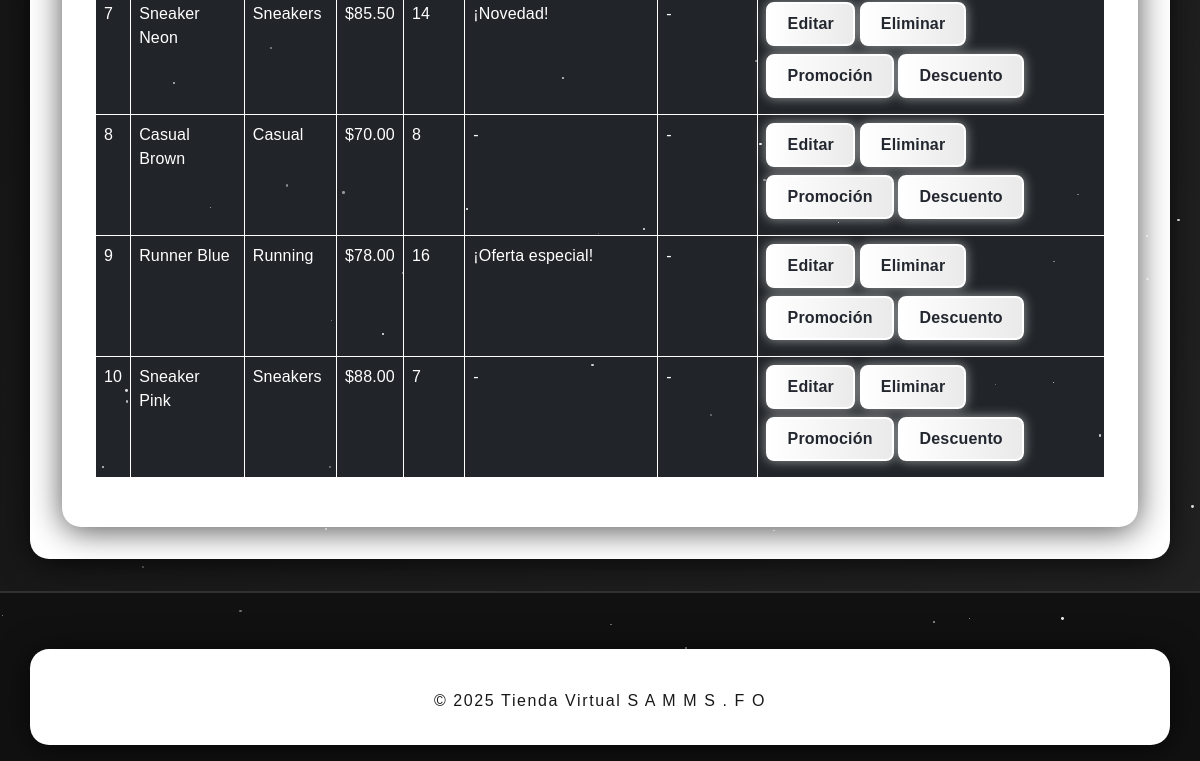
Page /admin/products (signed in, lower part) on the earlier database version.
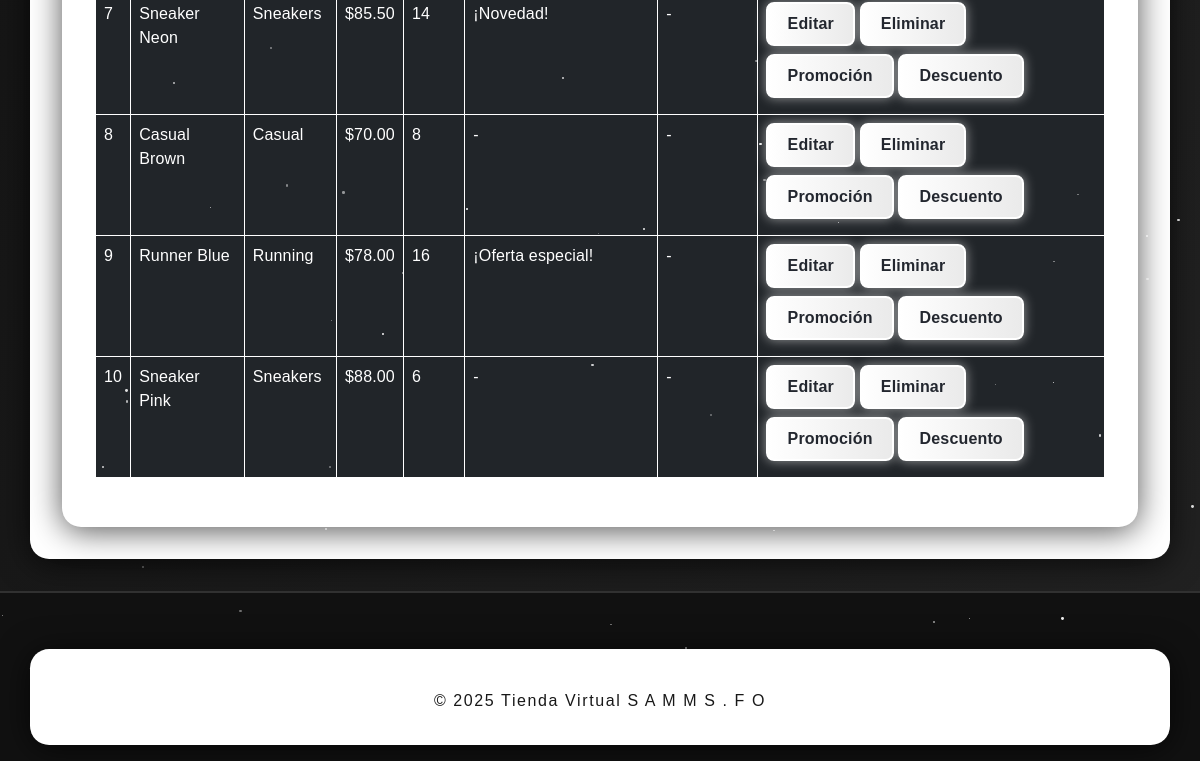
Same page on the later database version.
### app/models/products.py (models this page shows, shortened)
class Product(db.Model):
    __tablename__ = 'products'
    id = db.Column(db.Integer, primary_key=True)
    name = db.Column(db.String(100), nullable=False)
    description = db.Column(db.Text)
    price = db.Column(db.Float, nullable=False)
    stock = db.Column(db.Integer, default=0)
    image = db.Column(db.String(255))  # Nombre del archivo de imagen
    size = db.Column(db.String(20))
    color = db.Column(db.String(30))
    category_id = db.Column(db.Integer, db.ForeignKey('categories.id'), nullable=False)
    created_at = db.Column(db.DateTime, server_default=db.func.now())
    updated_at = db.Column(db.DateTime, server_default=db.func.now(), onupdate=db.func.now())
    promo = db.Column(db.String(255))  # Texto de promoción, si aplica
    destacado = db.Column(db.Boolean, default=False)  # Si es producto destacado

class Category(db.Model):
    __tablename__ = 'categories'
    id = db.Column(db.Integer, primary_key=True)
    name = db.Column(db.String(50), unique=True, nullable=False)
    description = db.Column(db.String(255))
    products = db.relationship('Product', backref='category', lazy=True)

### app/routes/admin.py (the view)
@admin_bp.route('/products')
@login_required
@admin_required
def products():
    page = request.args.get('page', 1, type=int)
    products = Product.query.paginate(page=page, per_page=20, error_out=False)
    return render_template('admin/products.html', products=products)

### app/routes/admin.py (called while the page is built)
def admin_required(f):
    @wraps(f)
    def decorated_function(*args, **kwargs):
        if not current_user.is_authenticated or current_user.role != UserRole.ADMIN:
            flash('Acceso denegado: solo administradores.', 'danger')
            return redirect(url_for('auth.login'))
        return f(*args, **kwargs)
    return decorated_function

### app/templates/admin/products.html (shortened to what this page needs)
{% extends 'base.html' %}
{% block content %}
<div class="container mt-4">
  <table class="table table-bordered table-dark table-hover">
    <tbody>
      {% for product in products %}
      <tr>
        <td>{{ product.id }}</td>
        <td>{{ product.name }}</td>
        <td>{{ product.category.name }}</td>
        <td>${{ '%.2f'|format(product.price) }}</td>
        <td>{{ product.stock }}</td>
        <td>{{ product.promo or '-' }}</td>
        <td>
          {% if product.discount %}
            <span class="badge badge-glow-white">{{ product.discount }}%</span>
          {% else %}-{% endif %}
        </td>
        <td>
          <a href="{{ url_for('admin.edit_product', product_id=product.id) }}" class="btn btn-primary btn-sm">Editar</a>
          <a href="{{ url_for('admin.delete_product', product_id=product.id) }}" class="btn btn-danger btn-sm" onclick="return confirm('¿Seguro que deseas eliminar este producto?');">Eliminar</a>
          <a href="{{ url_for('admin.add_promo', product_id=product.id) }}" class="btn btn-warning btn-sm">Promoción</a>
          <a href="{{ url_for('admin.add_discount', product_id=product.id) }}" class="btn btn-info btn-sm">Descuento</a>
        </td>
      </tr>
      {% endfor %}
    </tbody>
  </table>
</div>
{% endblock %}

### app/templates/base.html (shortened to what this page needs)
<!DOCTYPE html>
<html lang="es">
<head>
    <link rel="stylesheet" href="https://cdn.jsdelivr.net/npm/bootstrap@5.3.0/dist/css/bootstrap.min.css">
    <link rel="stylesheet" href="{{ url_for('static', filename='star-bg.css') }}">
</head>
<body role="main" tabindex="0">
<div class="container mt-4">
    {% block content %}{% endblock %}
</div>
<footer class="footer">
    <div class="container">
        &copy; 2025 Tienda Virtual S A M M S . F O
    </div>
</footer>
</body>
</html>

### app/static/star-bg.css (style rules this page uses)
body { min-height: 100vh; background: #0a0a23; overflow-x: hidden; }

### app/templates/base.html (style rules this page uses)
:root { --color-bg: #181818; --color-bg-light: #23272f; --color-text: #f5f5f5; --color-card: #23272f; --color-border: #fff; --color-glow: #fff8; }
@media (prefers-color-scheme: light) { :root { --color-bg: #f5f5f5; --color-bg-light: #fff; --color-text: #181818; --color-card: #fff; --color-border: #23272f; --color-glow: #23272f22; } }
@media (prefers-color-scheme: light) { body { background: linear-gradient(120deg, #fff 0%, #eaeaea 100%); color: var(--color-text); } }
@media (prefers-color-scheme: light) { .navbar, .container, .product-card { background: var(--color-bg-light) !important; color: var(--color-text) !important; } }
.btn, .btn-outline-primary, .btn-outline-info, .btn-outline-success, .btn-outline-warning, .btn-outline-secondary, .btn-outline-dark, .btn-primary { border-radius: 8px !important; font-weight: 800 !important; font-size: 1rem !important; padding: 0.5rem 1.2rem !important; border: 2px solid #fff !important; color: #23272f !important; background: linear-gradient(90deg, #fff 0%, #eaeaea 100%) !important; box-shadow: 0 0 12px #fff8 !important; transition: background 0.18s, color 0.18s, box-shadow 0.18s, transform 0.12s !important; margin-bottom: 0.5rem; }
.table, .table-bordered { border: 2px solid #fff !important; box-shadow: 0 2px 8px #fff2 !important; background: #23272f !important; color: #fff !important; }
body { background: linear-gradient(120deg, #111 0%, #222 100%), url('https://www.transparenttextures.com/patterns/asfalt-light.png'); min-height: 100vh; color: #f5f5f5; font-family: 'Montserrat', Arial, sans-serif; letter-spacing: 0.01em; background-blend-mode: overlay; }
.container { background: #181818cc; border-radius: 1.2rem; box-shadow: 0 4px 32px 0 #000a; padding: 2.5rem 2rem 2rem 2rem; margin-top: 2.5rem; }
.footer { background: #111; color: #fff; padding: 1rem 0; text-align: center; margin-top: 2rem; border-top: 2px solid #fff2; letter-spacing: 0.1em; }
.btn-danger { background: #ff2d55; color: #fff; }
::placeholder { color: #bbb; opacity: 1; }
.btn, .btn-outline-primary, .btn-outline-info, .btn-outline-success, .btn-outline-warning, .btn-outline-secondary, .btn-outline-dark, .btn-primary { transition: background 0.18s, color 0.18s, box-shadow 0.18s, transform 0.12s !important; }
button, .btn { position: relative; overflow: hidden; }

Differences in the rows shown:
changed Product "Sneaker Pink": stock "7" → "6"
